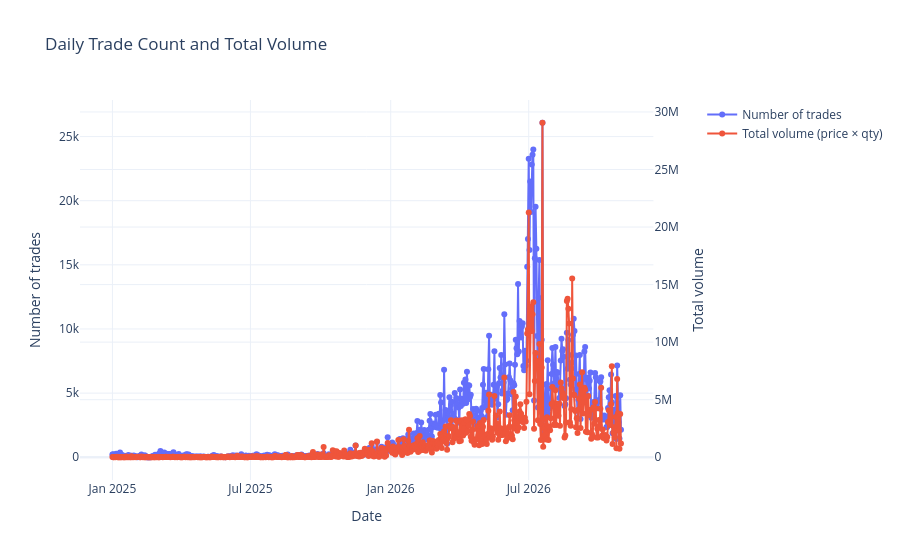

The cell this chart's notebook holds for it:
### Code cell
daily_stats = (
    df_full.groupby(pd.Grouper(key="dt", freq="D"))
    .agg(
        trade_count=("price", "size"),
        total_volume=("price", lambda s: (s * df_full.loc[s.index, "quantity"]).sum()),
    )
    .reset_index()
)

# import plotly.graph_objects as go
from plotly.subplots import make_subplots
import plotly.graph_objects as go


# Create plot with secondary y-axis
fig = make_subplots(specs=[[{"secondary_y": True}]])

fig.add_trace(
    go.Scatter(
        x=daily_stats["dt"],
        y=daily_stats["trade_count"],
        name="Number of trades",
        mode="lines+markers",
    ),
    secondary_y=False,
)

fig.add_trace(
    go.Scatter(
        x=daily_stats["dt"],
        y=daily_stats["total_volume"],
        name="Total volume (price × qty)",
        mode="lines+markers",
    ),
    secondary_y=True,
)

fig.update_layout(
    title="Daily Trade Count and Total Volume",
    xaxis_title="Date",
    template="plotly_white",
    hovermode="x unified",
)

fig.update_yaxes(title_text="Number of trades", secondary_y=False)
fig.update_yaxes(title_text="Total volume", secondary_y=True)

fig.show()

### Figure 1 — Plotly figure (JSON) as saved in the notebook; plotly's stock layout.template omitted (floating-point values rounded to 4 significant figures; data arrays with more than 128 entries replaced by an {"elided": "..."} marker saying what was removed)
{"data": [{"mode": "lines+markers", "name": "Number of trades", "type": "scatter", "x": {"elided": "668 str values"}, "xaxis": "x", "y": {"elided": "668 int values"}, "yaxis": "y"}, {"mode": "lines+markers", "name": "Total volume (price × qty)", "type": "scatter", "x": {"elided": "668 str values"}, "xaxis": "x", "y": {"elided": "668 float values"}, "yaxis": "y2"}], "layout": {"hovermode": "x unified", "title": {"text": "Daily Trade Count and Total Volume"}, "xaxis": {"anchor": "y", "domain": [0, 0.94], "title": {"text": "Date"}}, "yaxis": {"anchor": "x", "domain": [0, 1], "title": {"text": "Number of trades"}}, "yaxis2": {"anchor": "x", "overlaying": "y", "side": "right", "title": {"text": "Total volume"}}}}
